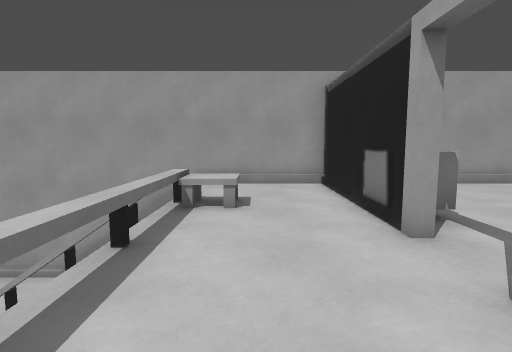
[1] (above)

20 first-person views from a walk through a level from a Godot 3-D game. The camera is 1.2 m above the floor, tilts 6° down and sees 80° across. The floor is counted in squares, 1 m on a side. Each view is taken from the middle of a square. On the plan, view 1 faces up. The plan holds only what a view shows up to about 13 squares ahead; the rest is blank. The place goes on beyond the plan.

[2]
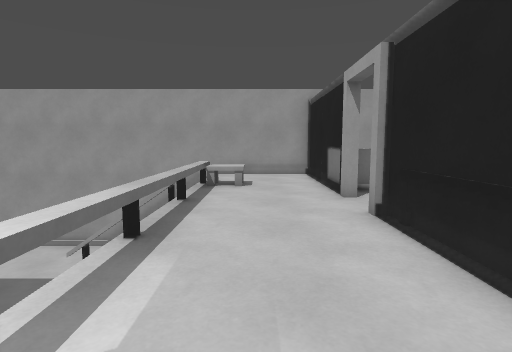

[3]
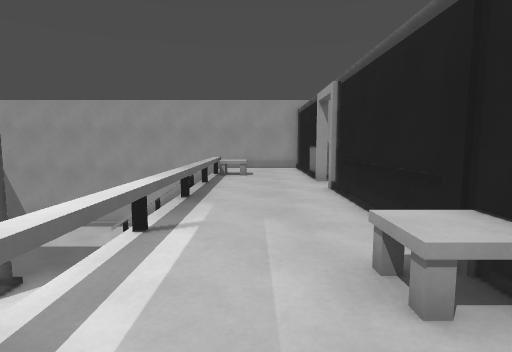

[4]
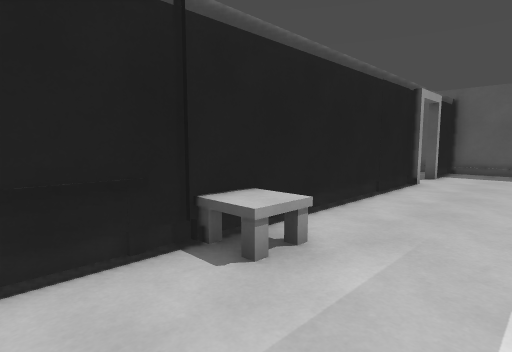

[5]
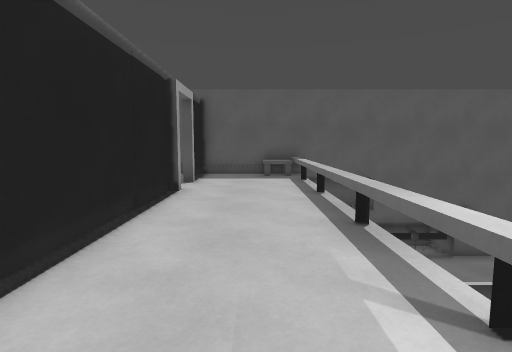

[6]
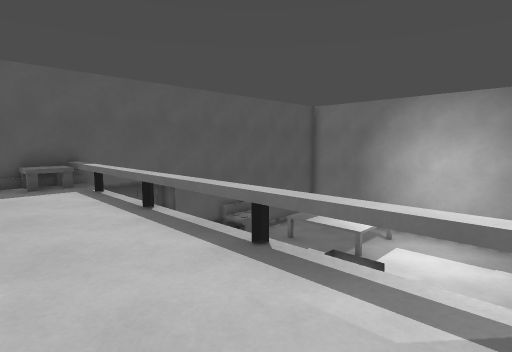

[7]
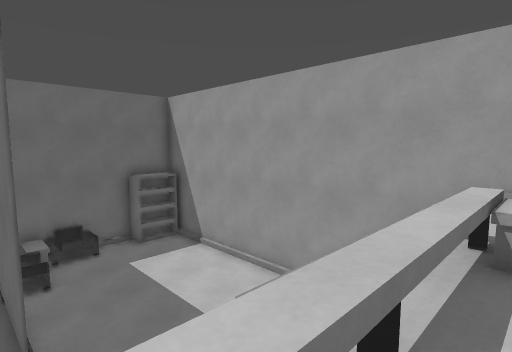

[8]
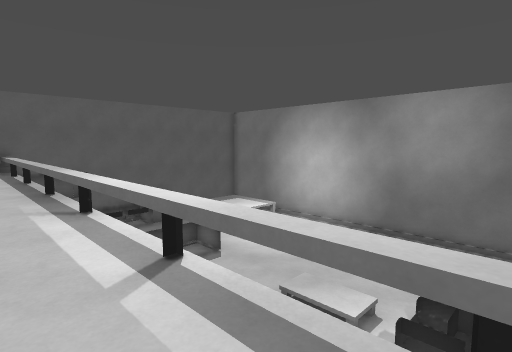

[9]
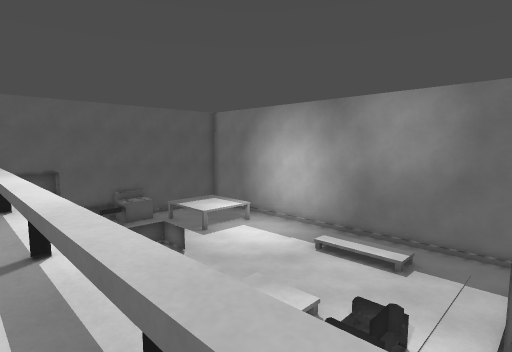

[10]
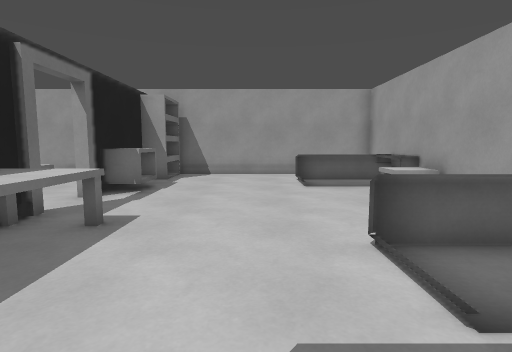

[11]
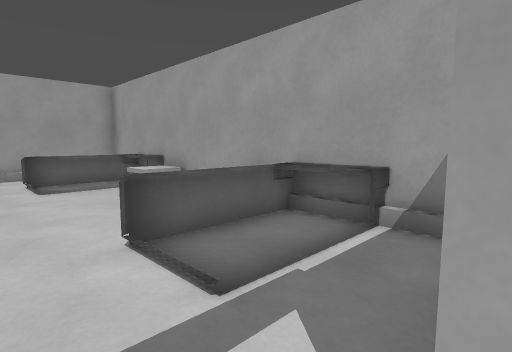

[12]
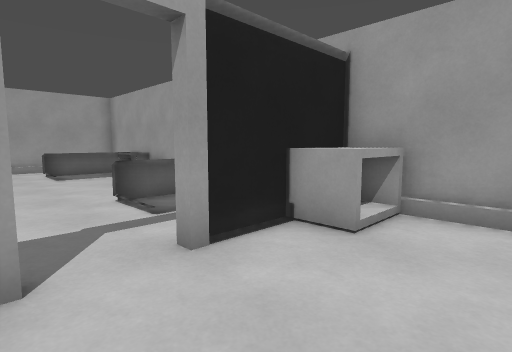

[13]
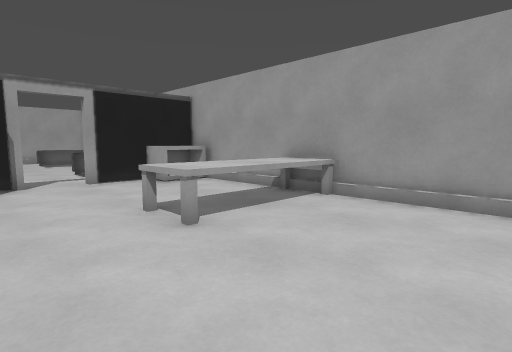

[14]
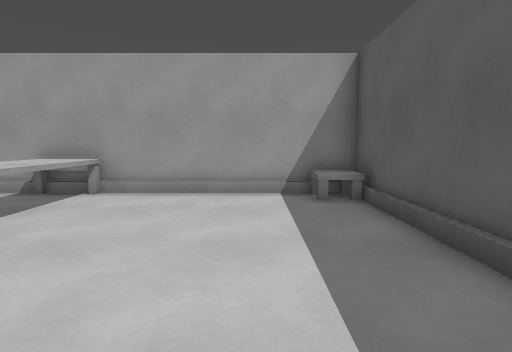

[15]
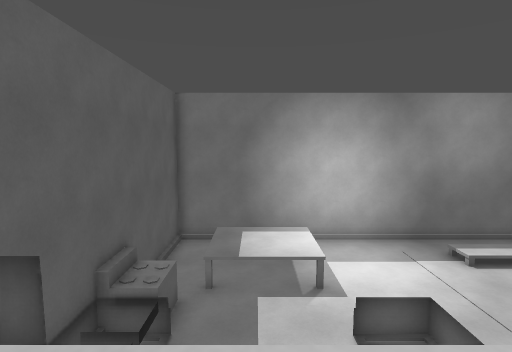

[16]
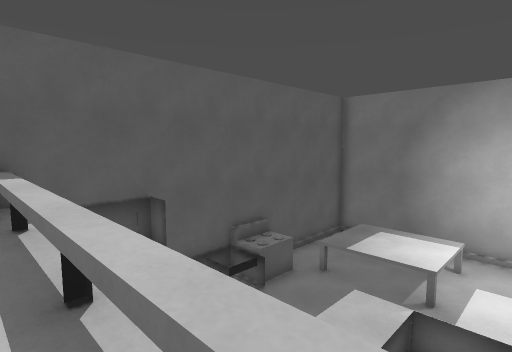

[17]
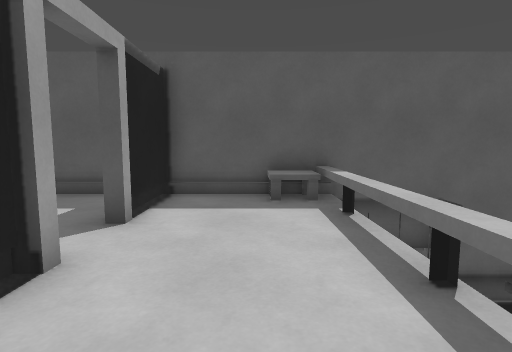

[18]
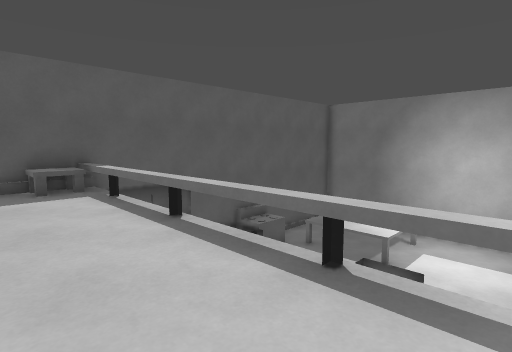

[19]
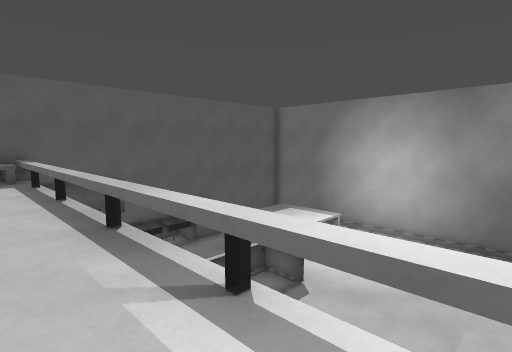

[20]
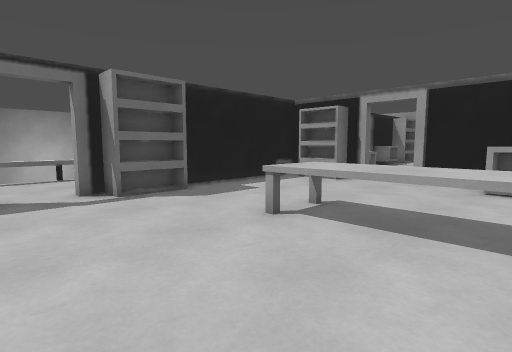

### Floor plan
Key: @ floor where view 1 was taken; # wall or solid block; . main floor; - floor 3 m lower than the main floor; / step, stairs or slope; = window, fence, low wall or low ledge; ^ raised ledge.
Columns run from 15 left of view 1 to 11 right of it. Each row starts with its distance up from view 1.
 10    ########################
  9    //////////////##///////#
  8 ##-------/   /...##....   #
  7 #--------=////...#.....^^^#
  6 #---------   #^..#^....  ^#
  5 ##=-------   =...#^......^#
  4  #^-=-----    ...#........#
  3   ^=####--    ..........  #
  2       ##--   =...#......  #
  1 #/--------   =...#^..... ^#
  0 #/------==   =.@.#^....^^^#
 -1 #/------==   =...# ....^^^#
 -2 #/-//---//   =...#  ......#
 -3 #/-//---//   =...^###.#####
 -4 #/-//---//   =..^^##....^^#
 -5 #/-//-----   =...#........#
 -6 #/--------   =...#........#
 -7 #/--------   =...#........#
 -8 #/------==   =...#....^^^^#
 -9 #/------^    =...##...^^^^#
-10 #/-^^^--===  =...##.......#
-11 #/-^^^---     ............#
-12 #/-^^^----    ............#
-13 #/-^^^----   =...#........#
-14  /-----^=^=  =...#........#
-15  /----^^^^ ###^..#.......^#
-16  ##########  ############

Positions as (right, up) in squares from view 1, and headings:
1: (0, 0), facing up
2: (0, -3), facing up
3: (0, -6), facing up
4: (-1, -1), facing down-right
5: (0, -3), facing down
6: (1, -5), facing down-left
7: (-1, 2), facing up-left
8: (0, 1), facing down-left
9: (-1, 2), facing down-left
10: (6, -3), facing up
11: (6, -3), facing up-right
12: (5, -6), facing up-right
13: (4, -13), facing up-right
14: (3, -13), facing right
15: (-1, -12), facing left
16: (-1, -8), facing down-left
17: (0, -8), facing down
18: (1, -6), facing down-left
19: (0, -3), facing down-left
20: (10, -13), facing up-left
